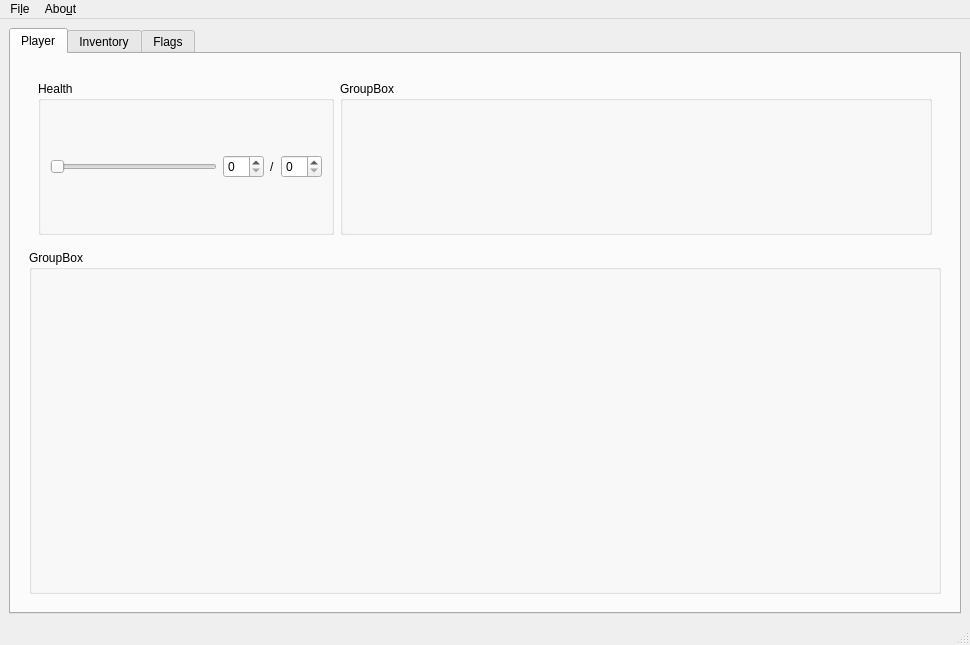
<?xml version="1.0" encoding="UTF-8"?>
<ui version="4.0">
 <class>MainWindow</class>
 <widget class="QMainWindow" name="MainWindow">
  <property name="geometry">
   <rect>
    <x>0</x>
    <y>0</y>
    <width>970</width>
    <height>645</height>
   </rect>
  </property>
  <property name="windowTitle">
   <string>MainWindow</string>
  </property>
  <widget class="QWidget" name="centralwidget">
   <layout class="QVBoxLayout" name="verticalLayout_4">
    <item>
     <widget class="QTabWidget" name="tabWidget">
      <property name="currentIndex">
       <number>0</number>
      </property>
      <widget class="QWidget" name="player">
       <attribute name="title">
        <string>Player</string>
       </attribute>
       <layout class="QVBoxLayout" name="verticalLayout_2">
        <item>
         <widget class="QWidget" name="widget_2" native="true">
          <layout class="QVBoxLayout" name="verticalLayout_3" stretch="1,2">
           <item>
            <widget class="QWidget" name="widget" native="true">
             <property name="maximumSize">
              <size>
               <width>16777215</width>
               <height>264</height>
              </size>
             </property>
             <layout class="QHBoxLayout" name="horizontalLayout_2" stretch="1,2">
              <item>
               <widget class="QGroupBox" name="groupBox">
                <property name="minimumSize">
                 <size>
                  <width>221</width>
                  <height>0</height>
                 </size>
                </property>
                <property name="title">
                 <string>Health</string>
                </property>
                <layout class="QHBoxLayout" name="horizontalLayout">
                 <item>
                  <widget class="QSlider" name="currentHealthSlider">
                   <property name="orientation">
                    <enum>Qt::Horizontal</enum>
                   </property>
                  </widget>
                 </item>
                 <item>
                  <widget class="QSpinBox" name="currentHealthBox"/>
                 </item>
                 <item>
                  <widget class="QLabel" name="label">
                   <property name="text">
                    <string>/</string>
                   </property>
                  </widget>
                 </item>
                 <item>
                  <widget class="QSpinBox" name="maxHealthBox"/>
                 </item>
                </layout>
               </widget>
              </item>
              <item>
               <widget class="QGroupBox" name="groupBox_2">
                <property name="title">
                 <string>GroupBox</string>
                </property>
               </widget>
              </item>
             </layout>
            </widget>
           </item>
           <item>
            <widget class="QGroupBox" name="groupBox_3">
             <property name="title">
              <string>GroupBox</string>
             </property>
            </widget>
           </item>
          </layout>
         </widget>
        </item>
       </layout>
      </widget>
      <widget class="QWidget" name="inventory">
       <attribute name="title">
        <string>Inventory</string>
       </attribute>
      </widget>
      <widget class="QWidget" name="flags">
       <attribute name="title">
        <string>Flags</string>
       </attribute>
       <layout class="QVBoxLayout" name="verticalLayout">
        <item>
         <widget class="QLineEdit" name="lineEdit"/>
        </item>
        <item>
         <widget class="QListWidget" name="listWidget"/>
        </item>
       </layout>
      </widget>
     </widget>
    </item>
   </layout>
  </widget>
  <widget class="QMenuBar" name="menubar">
   <property name="geometry">
    <rect>
     <x>0</x>
     <y>0</y>
     <width>970</width>
     <height>30</height>
    </rect>
   </property>
   <widget class="QMenu" name="menuFile">
    <property name="title">
     <string>Fi&amp;le</string>
    </property>
    <addaction name="actionOpen"/>
    <addaction name="actionSave"/>
    <addaction name="actionReload"/>
    <addaction name="separator"/>
    <addaction name="actionExit"/>
   </widget>
   <widget class="QMenu" name="menuAbout">
    <property name="title">
     <string>Abo&amp;ut</string>
    </property>
   </widget>
   <addaction name="menuFile"/>
   <addaction name="menuAbout"/>
  </widget>
  <widget class="QStatusBar" name="statusbar"/>
  <action name="actionOpen">
   <property name="text">
    <string>Open</string>
   </property>
  </action>
  <action name="actionSave">
   <property name="text">
    <string>Save</string>
   </property>
  </action>
  <action name="actionReload">
   <property name="text">
    <string>Reload</string>
   </property>
  </action>
  <action name="actionExit">
   <property name="text">
    <string>Exit</string>
   </property>
  </action>
 </widget>
 <resources/>
 <connections/>
</ui>
